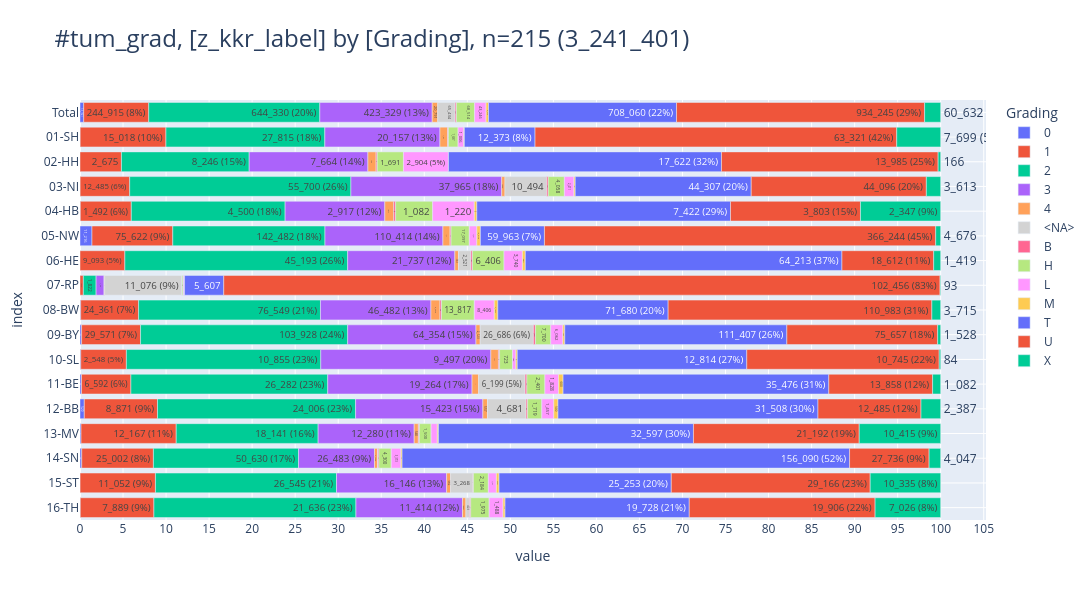

Notebook cell for this chart:
### Code cell
pls.plot_stacked_bars(
    db_grad.to_df().iloc[:,:2],
    relative=True,
    show_total=True,
    orientation="h",
    show_pct_bar=True,
    caption="tum_grad",
    height=600,
    width=1600,
)

### Figure 1 — Plotly figure (JSON) as saved in the notebook; plotly's stock layout.template omitted (floating-point values rounded to 4 significant figures)
{"data": [{"hovertemplate": "col=0<br>value=%{x}<br>index=%{y}<br>cnt_pct_bar_str=%{text}<extra></extra>", "legendgroup": "0", "marker": {"color": "#636EFA", "pattern": {"shape": ""}}, "name": "0", "orientation": "h", "showlegend": true, "text": ["13_921", "30", "27", "9", "11_216", "3", "1", "286", "804", "42", "203", "520", "134", "607", "10", "29"], "textposition": "auto", "type": "bar", "x": [13921, 30, 27, 9, 11216, 3, 1, 286, 804, 42, 203, 520, 134, 607, 10, 29], "xaxis": "x", "y": [" Total", "01-SH", "03-NI", "04-HB", "05-NW", "06-HE", "07-RP", "08-BW", "09-BY", "10-SL", "11-BE", "12-BB", "13-MV", "14-SN", "15-ST", "16-TH"], "yaxis": "y"}, {"hovertemplate": "col=1<br>value=%{x}<br>index=%{y}<br>cnt_pct_bar_str=%{text}<extra></extra>", "legendgroup": "1", "marker": {"color": "#EF553B", "pattern": {"shape": ""}}, "name": "1", "orientation": "h", "showlegend": true, "text": ["244_915 (8%)", "15_018 (10%)", "2_675", "12_485 (6%)", "1_492 (6%)", "75_622 (9%)", "9_093 (5%)", "477", "24_361 (7%)", "29_571 (7%)", "2_548 (5%)", "6_592 (6%)", "8_871 (9%)", "12_167 (11%)", "25_002 (8%)", "11_052 (9%)", "7_889 (9%)"], "textposition": "auto", "type": "bar", "x": [244915, 15018, 2675, 12485, 1492, 75622, 9093, 477, 24361, 29571, 2548, 6592, 8871, 12167, 25002, 11052, 7889], "xaxis": "x", "y": [" Total", "01-SH", "02-HH", "03-NI", "04-HB", "05-NW", "06-HE", "07-RP", "08-BW", "09-BY", "10-SL", "11-BE", "12-BB", "13-MV", "14-SN", "15-ST", "16-TH"], "yaxis": "y"}, {"hovertemplate": "col=2<br>value=%{x}<br>index=%{y}<br>cnt_pct_bar_str=%{text}<extra></extra>", "legendgroup": "2", "marker": {"color": "#00CC96", "pattern": {"shape": ""}}, "name": "2", "orientation": "h", "showlegend": true, "text": ["644_330 (20%)", "27_815 (18%)", "8_246 (15%)", "55_700 (26%)", "4_500 (18%)", "142_482 (18%)", "45_193 (26%)", "1_822", "76_549 (21%)", "103_928 (24%)", "10_855 (23%)", "26_282 (23%)", "24_006 (23%)", "18_141 (16%)", "50_630 (17%)", "26_545 (21%)", "21_636 (23%)"], "textposition": "auto", "type": "bar", "x": [644330, 27815, 8246, 55700, 4500, 142482, 45193, 1822, 76549, 103928, 10855, 26282, 24006, 18141, 50630, 26545, 21636], "xaxis": "x", "y": [" Total", "01-SH", "02-HH", "03-NI", "04-HB", "05-NW", "06-HE", "07-RP", "08-BW", "09-BY", "10-SL", "11-BE", "12-BB", "13-MV", "14-SN", "15-ST", "16-TH"], "yaxis": "y"}, {"hovertemplate": "col=3<br>value=%{x}<br>index=%{y}<br>cnt_pct_bar_str=%{text}<extra></extra>", "legendgroup": "3", "marker": {"color": "#AB63FA", "pattern": {"shape": ""}}, "name": "3", "orientation": "h", "showlegend": true, "text": ["423_329 (13%)", "20_157 (13%)", "7_664 (14%)", "37_965 (18%)", "2_917 (12%)", "110_414 (14%)", "21_737 (12%)", "1_132", "46_482 (13%)", "64_354 (15%)", "9_497 (20%)", "19_264 (17%)", "15_423 (15%)", "12_280 (11%)", "26_483 (9%)", "16_146 (13%)", "11_414 (12%)"], "textposition": "auto", "type": "bar", "x": [423329, 20157, 7664, 37965, 2917, 110414, 21737, 1132, 46482, 64354, 9497, 19264, 15423, 12280, 26483, 16146, 11414], "xaxis": "x", "y": [" Total", "01-SH", "02-HH", "03-NI", "04-HB", "05-NW", "06-HE", "07-RP", "08-BW", "09-BY", "10-SL", "11-BE", "12-BB", "13-MV", "14-SN", "15-ST", "16-TH"], "yaxis": "y"}, {"hovertemplate": "col=4<br>value=%{x}<br>index=%{y}<br>cnt_pct_bar_str=%{text}<extra></extra>", "legendgroup": "4", "marker": {"color": "#FFA15A", "pattern": {"shape": ""}}, "name": "4", "orientation": "h", "showlegend": true, "text": ["20_791", "1_333", "528", "823", "261", "6_671", "733", "94", "3_803", "2_123", "423", "880", "557", "540", "1_074", "582", "366"], "textposition": "auto", "type": "bar", "x": [20791, 1333, 528, 823, 261, 6671, 733, 94, 3803, 2123, 423, 880, 557, 540, 1074, 582, 366], "xaxis": "x", "y": [" Total", "01-SH", "02-HH", "03-NI", "04-HB", "05-NW", "06-HE", "07-RP", "08-BW", "09-BY", "10-SL", "11-BE", "12-BB", "13-MV", "14-SN", "15-ST", "16-TH"], "yaxis": "y"}, {"hovertemplate": "col=<NA><br>value=%{x}<br>index=%{y}<br>cnt_pct_bar_str=%{text}<extra></extra>", "legendgroup": "<NA>", "marker": {"color": "lightgray", "pattern": {"shape": ""}}, "name": "<NA>", "orientation": "h", "showlegend": true, "text": ["65_434", "1", "10_494", "2_521", "11_076 (9%)", "26_686 (6%)", "6_199 (5%)", "4_681", "3", "102", "3_268", "403"], "textposition": "auto", "type": "bar", "x": [65434, 1, 10494, 2521, 11076, 26686, 6199, 4681, 3, 102, 3268, 403], "xaxis": "x", "y": [" Total", "01-SH", "03-NI", "06-HE", "07-RP", "09-BY", "11-BE", "12-BB", "13-MV", "14-SN", "15-ST", "16-TH"], "yaxis": "y"}, {"hovertemplate": "col=B<br>value=%{x}<br>index=%{y}<br>cnt_pct_bar_str=%{text}<extra></extra>", "legendgroup": "B", "marker": {"color": "#FF6692", "pattern": {"shape": ""}}, "name": "B", "orientation": "h", "showlegend": true, "text": ["4_766", "143", "75", "405", "56", "935", "306", "12", "636", "1_021", "66", "245", "185", "121", "369", "81", "110"], "textposition": "auto", "type": "bar", "x": [4766, 143, 75, 405, 56, 935, 306, 12, 636, 1021, 66, 245, 185, 121, 369, 81, 110], "xaxis": "x", "y": [" Total", "01-SH", "02-HH", "03-NI", "04-HB", "05-NW", "06-HE", "07-RP", "08-BW", "09-BY", "10-SL", "11-BE", "12-BB", "13-MV", "14-SN", "15-ST", "16-TH"], "yaxis": "y"}, {"hovertemplate": "col=H<br>value=%{x}<br>index=%{y}<br>cnt_pct_bar_str=%{text}<extra></extra>", "legendgroup": "H", "marker": {"color": "#B6E880", "pattern": {"shape": ""}}, "name": "H", "orientation": "h", "showlegend": true, "text": ["68_514", "1_687", "1_691", "4_058", "1_082", "17_097", "6_406", "174", "13_817", "7_700", "723", "2_401", "1_719", "1_500", "4_300", "2_184", "1_975"], "textposition": "auto", "type": "bar", "x": [68514, 1687, 1691, 4058, 1082, 17097, 6406, 174, 13817, 7700, 723, 2401, 1719, 1500, 4300, 2184, 1975], "xaxis": "x", "y": [" Total", "01-SH", "02-HH", "03-NI", "04-HB", "05-NW", "06-HE", "07-RP", "08-BW", "09-BY", "10-SL", "11-BE", "12-BB", "13-MV", "14-SN", "15-ST", "16-TH"], "yaxis": "y"}, {"hovertemplate": "col=L<br>value=%{x}<br>index=%{y}<br>cnt_pct_bar_str=%{text}<extra></extra>", "legendgroup": "L", "marker": {"color": "#FF97FF", "pattern": {"shape": ""}}, "name": "L", "orientation": "h", "showlegend": true, "text": ["43_246", "1_006", "2_904 (5%)", "2_411", "1_220", "7_047", "3_740", "141", "8_406", "6_062", "183", "1_828", "1_457", "796", "3_373", "1_184", "1_488"], "textposition": "auto", "type": "bar", "x": [43246, 1006, 2904, 2411, 1220, 7047, 3740, 141, 8406, 6062, 183, 1828, 1457, 796, 3373, 1184, 1488], "xaxis": "x", "y": [" Total", "01-SH", "02-HH", "03-NI", "04-HB", "05-NW", "06-HE", "07-RP", "08-BW", "09-BY", "10-SL", "11-BE", "12-BB", "13-MV", "14-SN", "15-ST", "16-TH"], "yaxis": "y"}, {"hovertemplate": "col=M<br>value=%{x}<br>index=%{y}<br>cnt_pct_bar_str=%{text}<extra></extra>", "legendgroup": "M", "marker": {"color": "#FECB52", "pattern": {"shape": ""}}, "name": "M", "orientation": "h", "showlegend": true, "text": ["9_218", "102", "3", "326", "73", "3_312", "589", "26", "1_471", "972", "81", "600", "500", "146", "415", "387", "215"], "textposition": "auto", "type": "bar", "x": [9218, 102, 3, 326, 73, 3312, 589, 26, 1471, 972, 81, 600, 500, 146, 415, 387, 215], "xaxis": "x", "y": [" Total", "01-SH", "02-HH", "03-NI", "04-HB", "05-NW", "06-HE", "07-RP", "08-BW", "09-BY", "10-SL", "11-BE", "12-BB", "13-MV", "14-SN", "15-ST", "16-TH"], "yaxis": "y"}, {"hovertemplate": "col=T<br>value=%{x}<br>index=%{y}<br>cnt_pct_bar_str=%{text}<extra></extra>", "legendgroup": "T", "marker": {"color": "#636EFA", "pattern": {"shape": ""}}, "name": "T", "orientation": "h", "showlegend": true, "text": ["708_060 (22%)", "12_373 (8%)", "17_622 (32%)", "44_307 (20%)", "7_422 (29%)", "59_963 (7%)", "64_213 (37%)", "5_607", "71_680 (20%)", "111_407 (26%)", "12_814 (27%)", "35_476 (31%)", "31_508 (30%)", "32_597 (30%)", "156_090 (52%)", "25_253 (20%)", "19_728 (21%)"], "textposition": "auto", "type": "bar", "x": [708060, 12373, 17622, 44307, 7422, 59963, 64213, 5607, 71680, 111407, 12814, 35476, 31508, 32597, 156090, 25253, 19728], "xaxis": "x", "y": [" Total", "01-SH", "02-HH", "03-NI", "04-HB", "05-NW", "06-HE", "07-RP", "08-BW", "09-BY", "10-SL", "11-BE", "12-BB", "13-MV", "14-SN", "15-ST", "16-TH"], "yaxis": "y"}, {"hovertemplate": "col=U<br>value=%{x}<br>index=%{y}<br>cnt_pct_bar_str=%{text}<extra></extra>", "legendgroup": "U", "marker": {"color": "#EF553B", "pattern": {"shape": ""}}, "name": "U", "orientation": "h", "showlegend": true, "text": ["934_245 (29%)", "63_321 (42%)", "13_985 (25%)", "44_096 (20%)", "3_803 (15%)", "366_244 (45%)", "18_612 (11%)", "102_456 (83%)", "110_983 (31%)", "75_657 (18%)", "10_745 (22%)", "13_858 (12%)", "12_485 (12%)", "21_192 (19%)", "27_736 (9%)", "29_166 (23%)", "19_906 (22%)"], "textposition": "auto", "type": "bar", "x": [934245, 63321, 13985, 44096, 3803, 366244, 18612, 102456, 110983, 75657, 10745, 13858, 12485, 21192, 27736, 29166, 19906], "xaxis": "x", "y": [" Total", "01-SH", "02-HH", "03-NI", "04-HB", "05-NW", "06-HE", "07-RP", "08-BW", "09-BY", "10-SL", "11-BE", "12-BB", "13-MV", "14-SN", "15-ST", "16-TH"], "yaxis": "y"}, {"hovertemplate": "col=X<br>value=%{x}<br>index=%{y}<br>cnt_pct_bar_str=%{text}<extra></extra>", "legendgroup": "X", "marker": {"color": "#00CC96", "pattern": {"shape": ""}}, "name": "X", "orientation": "h", "showlegend": true, "text": ["60_632", "7_699 (5%)", "166", "3_613", "2_347 (9%)", "4_676", "1_419", "93", "3_715", "1_528", "84", "1_082", "2_387", "10_415 (9%)", "4_047", "10_335 (8%)", "7_026 (8%)"], "textposition": "auto", "type": "bar", "x": [60632, 7699, 166, 3613, 2347, 4676, 1419, 93, 3715, 1528, 84, 1082, 2387, 10415, 4047, 10335, 7026], "xaxis": "x", "y": [" Total", "01-SH", "02-HH", "03-NI", "04-HB", "05-NW", "06-HE", "07-RP", "08-BW", "09-BY", "10-SL", "11-BE", "12-BB", "13-MV", "14-SN", "15-ST", "16-TH"], "yaxis": "y"}], "layout": {"barmode": "relative", "barnorm": "percent", "height": 600, "legend": {"title": {"text": "Grading"}, "tracegroupgap": 0, "traceorder": "normal"}, "title": {"font": {"size": 24}, "text": "#tum_grad, [z_kkr_label] by [Grading], n=215 (3_241_401)", "xanchor": "left", "y": 0.95, "yanchor": "top"}, "width": 1600, "xaxis": {"anchor": "y", "domain": [0, 1], "dtick": 5, "gridwidth": 1, "showgrid": true, "title": {"text": "value"}}, "yaxis": {"anchor": "x", "categoryarray": ["16-TH", "15-ST", "14-SN", "13-MV", "12-BB", "11-BE", "10-SL", "09-BY", "08-BW", "07-RP", "06-HE", "05-NW", "04-HB", "03-NI", "02-HH", "01-SH", " Total"], "categoryorder": "array", "domain": [0, 1], "gridwidth": 1, "showgrid": true, "title": {"text": "index"}}}}
